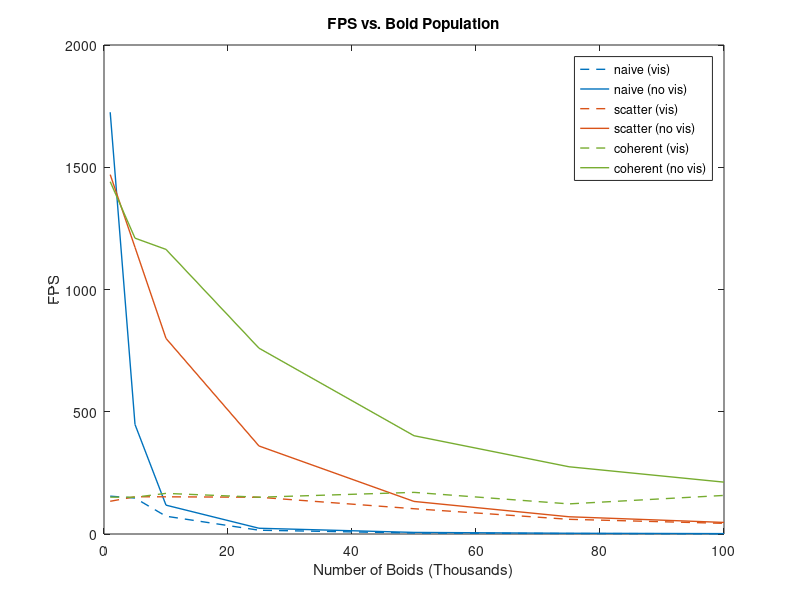

Write MATLAB code to recreate this figure.
number_of_boids = [1 5 10 25 50 75 100];
naivev = [154.764 147.047 72.72 15.5 4.01 1.85 1.00];
scatterv = [133.819 152.306 152.116 150.294 103.368 60.0672 43.5686];
coherentv = [150.787 150.473 166.157 150.463 170.284 123.162 157.798];
naive = [1725 448 118 23.5 6.5 3 1.6];
scatter = [1470 1172.5 800 360 133.225 70.5 47.332];
coherent = [1441 1210 1164 760 402 275 212.1];

plot(number_of_boids, naivev, '--b', 'lineWidth', 1, 'Color','#0072BD'); hold on
plot(number_of_boids, naive, '-b', 'lineWidth', 1 ,'Color', '#0072BD');
plot(number_of_boids,scatterv, '--m', 'lineWidth', 1, 'Color','#D95319');
plot(number_of_boids,scatter, '-m', 'lineWidth', 1 , 'Color','#D95319');
plot(number_of_boids,coherentv, '--r', 'lineWidth', 1, 'Color', '#77AC30');
plot(number_of_boids,coherent, '-r', 'lineWidth', 1,'Color','#77AC30');

legend('naive (vis)', 'naive (no vis)', 'scatter (vis)', 'scatter (no vis)', 'coherent (vis)', 'coherent (no vis)')
xlabel('Number of Boids (Thousands)')
ylabel('FPS')
title('FPS vs. Boid Population')